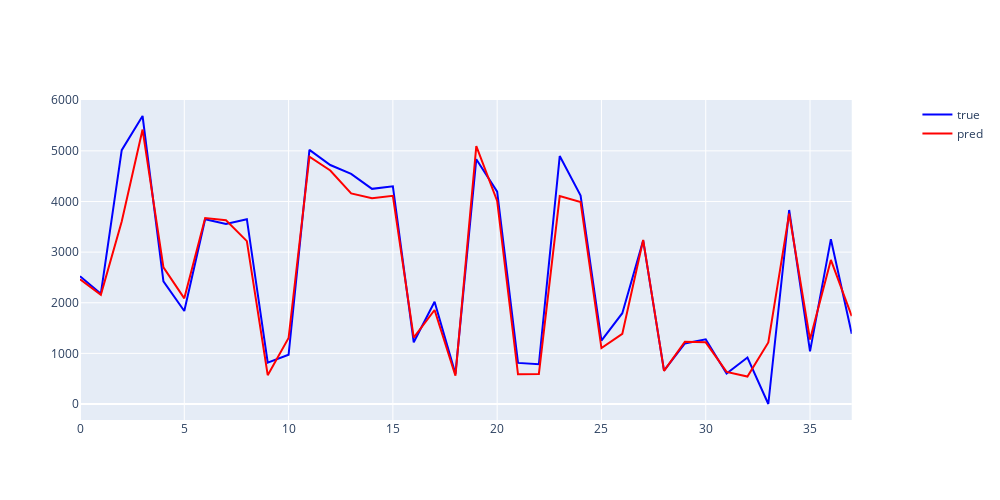

Notebook code cell kept with this figure:
### Code cell
df_need_1, df_need_2 = load_data("./마지막데이터/geumgang1_power_weather_df.csv")
%run ./make_model.ipynb

### Figure 1 — Plotly figure (JSON) as saved in the notebook; plotly's stock layout.template omitted (floating-point values rounded to 4 significant figures)
{"data": [{"line": {"color": "blue"}, "mode": "lines", "name": "true", "type": "scatter", "x": [0, 1, 2, 3, 4, 5, 6, 7, 8, 9, 10, 11, 12, 13, 14, 15, 16, 17, 18, 19, 20, 21, 22, 23, 24, 25, 26, 27, 28, 29, 30, 31, 32, 33, 34, 35, 36, 37], "xaxis": "x", "y": [2525.0, 2179.0, 5015.0, 5689.0, 2424.0, 1836.0, 3649.0, 3555.0, 3650.0, 816.3, 971.7, 5019.0, 4720.0, 4545.0, 4250.0, 4299.0, 1220.0, 2020.0, 595.6, 4836.0, 4194.0, 812.3, 787.5, 4898.0, 4118.0, 1253.0, 1794.0, 3231.0, 660.9, 1197.0, 1279.0, 599.6, 917.6, 0, 3832.0, 1038.0, 3256.0, 1386.0], "yaxis": "y"}, {"line": {"color": "red"}, "mode": "lines", "name": "pred", "type": "scatter", "x": [0, 1, 2, 3, 4, 5, 6, 7, 8, 9, 10, 11, 12, 13, 14, 15, 16, 17, 18, 19, 20, 21, 22, 23, 24, 25, 26, 27, 28, 29, 30, 31, 32, 33, 34, 35, 36, 37], "xaxis": "x", "y": [2463.0, 2156.0, 3605.0, 5421.0, 2698.0, 2087.0, 3673.0, 3630.0, 3217.0, 569.1, 1303.0, 4884.0, 4613.0, 4160.0, 4065.0, 4112.0, 1309.0, 1857.0, 557.6, 5095.0, 4010.0, 587.5, 594.3, 4108.0, 3988.0, 1104.0, 1384.0, 3241.0, 654.4, 1231.0, 1218.0, 633.1, 542.4, 1215.0, 3762.0, 1272.0, 2847.0, 1737.0], "yaxis": "y"}], "layout": {"height": 500, "width": 1000, "xaxis": {"anchor": "y", "domain": [0, 0.94]}, "yaxis": {"anchor": "x", "domain": [0, 1]}, "yaxis2": {"anchor": "x", "overlaying": "y", "side": "right"}}}
